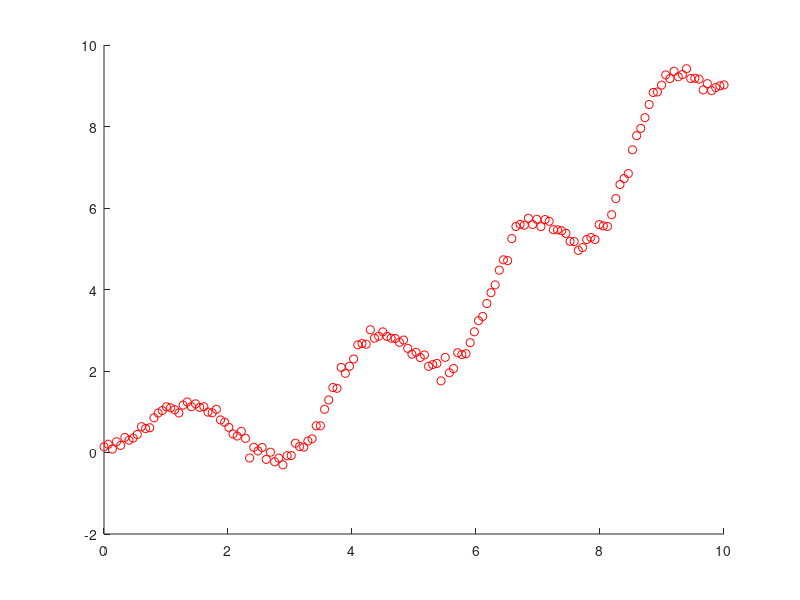

Write the MATLAB code that produced this figure. (Note: this script raises an error after producing the figure.)
% Aproksymacja i ekstrapolacja danych za pomocą szeregu Fouriera

% Dane przykładowe są generowane z użyciem generatora liczb losowych
% do wytworzenia szumu symulującego niedokładności pomiarowe.

gen = @(x) sin(1.17 * x.^1.3) + 0.1*x.^2 + 0.1 * randn(size(x));

in_low = 0;     % dolny zakres danych wejściowych
in_high = 10;   % górny zakres danych wejściowych
in_N = 150;      % liczba danych wejściowych

out_low = -2;    % dolny zakres danych wyjściowych
out_high = 12; % górny zakres danych wyjściowych
out_N = 1000;   % liczba danych wyjściowych


x = linspace(in_low, in_high, in_N);  % wektor x równomiernie wypełniony
y = gen(x);                           % wektor y przeliczony z wektora x


figure(1);
clf;
hold all;
plot(x,y, 'or');


xi = linspace(out_low, out_high, out_N);
yi = fsapp(x, y, xi, 6, 2);
plot(xi, yi, '-b');


x_value = 2.7;
[y_value, p, a, b] = fsapp(x, y, x_value, 3, 2)
plot(x_value, y_value, '*g');


grid on;
grid minor;
xlabel 'x';
ylabel 'y';
title 'aproksymacja szeregiem fouriera';
